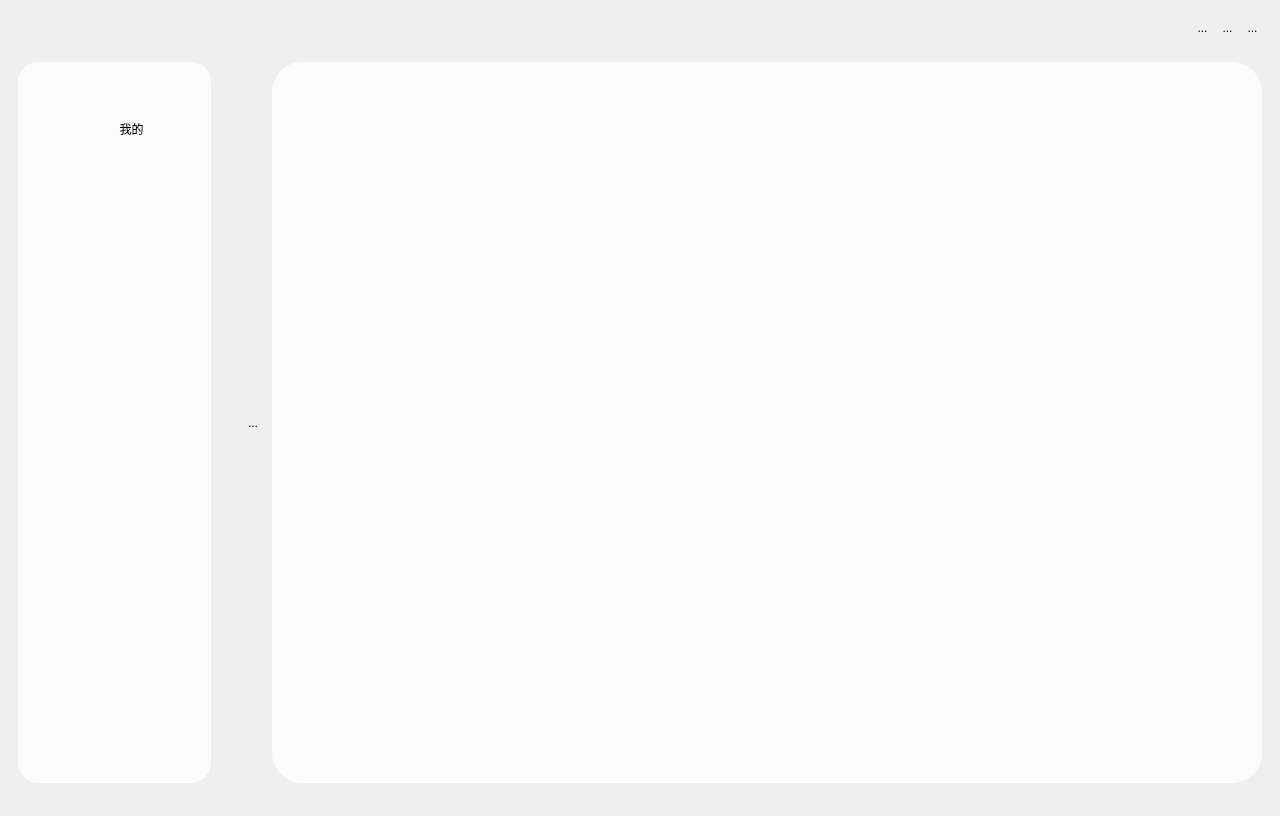
<?xml version="1.0" encoding="UTF-8"?>
<ui version="4.0">
 <class>MainWindow</class>
 <widget class="QMainWindow" name="MainWindow">
  <property name="geometry">
   <rect>
    <x>0</x>
    <y>0</y>
    <width>1280</width>
    <height>816</height>
   </rect>
  </property>
  <property name="maximumSize">
   <size>
    <width>1280</width>
    <height>816</height>
   </size>
  </property>
  <property name="baseSize">
   <size>
    <width>32</width>
    <height>32</height>
   </size>
  </property>
  <property name="windowTitle">
   <string>MainWindow</string>
  </property>
  <property name="layoutDirection">
   <enum>Qt::LeftToRight</enum>
  </property>
  <property name="styleSheet">
   <string notr="true">#MainWindow{
	border-image: url(:/qrc/book.jpg);
	
}
QToolButton{
 border:one;
}</string>
  </property>
  <widget class="QWidget" name="centralwidget">
   <property name="styleSheet">
    <string notr="true"/>
   </property>
   <layout class="QVBoxLayout" name="verticalLayout">
    <item>
     <widget class="QWidget" name="widget" native="true">
      <property name="sizePolicy">
       <sizepolicy hsizetype="Preferred" vsizetype="Fixed">
        <horstretch>0</horstretch>
        <verstretch>0</verstretch>
       </sizepolicy>
      </property>
      <property name="focusPolicy">
       <enum>Qt::NoFocus</enum>
      </property>
      <property name="contextMenuPolicy">
       <enum>Qt::ActionsContextMenu</enum>
      </property>
      <property name="acceptDrops">
       <bool>false</bool>
      </property>
      <property name="toolTipDuration">
       <number>0</number>
      </property>
      <property name="layoutDirection">
       <enum>Qt::LeftToRight</enum>
      </property>
      <layout class="QHBoxLayout" name="horizontalLayout">
       <item>
        <spacer name="horizontalSpacer">
         <property name="orientation">
          <enum>Qt::Horizontal</enum>
         </property>
         <property name="sizeHint" stdset="0">
          <size>
           <width>613</width>
           <height>20</height>
          </size>
         </property>
        </spacer>
       </item>
       <item>
        <widget class="QToolButton" name="toolButton_3">
         <property name="enabled">
          <bool>true</bool>
         </property>
         <property name="sizeIncrement">
          <size>
           <width>50</width>
           <height>50</height>
          </size>
         </property>
         <property name="baseSize">
          <size>
           <width>32</width>
           <height>32</height>
          </size>
         </property>
         <property name="acceptDrops">
          <bool>false</bool>
         </property>
         <property name="layoutDirection">
          <enum>Qt::LeftToRight</enum>
         </property>
         <property name="styleSheet">
          <string notr="true">#toolButton_3{
 border:one;
}
</string>
         </property>
         <property name="text">
          <string>...</string>
         </property>
         <property name="icon">
          <iconset resource="uiqrc.qrc">
           <normaloff>:/qrc/yuan.png</normaloff>:/qrc/yuan.png</iconset>
         </property>
         <property name="iconSize">
          <size>
           <width>32</width>
           <height>32</height>
          </size>
         </property>
        </widget>
       </item>
       <item>
        <widget class="QToolButton" name="toolButton_2">
         <property name="baseSize">
          <size>
           <width>32</width>
           <height>32</height>
          </size>
         </property>
         <property name="styleSheet">
          <string notr="true">#toolButton_2{
 border:one;
}</string>
         </property>
         <property name="text">
          <string>...</string>
         </property>
         <property name="icon">
          <iconset resource="uiqrc.qrc">
           <normaloff>:/qrc/yuan.png</normaloff>:/qrc/yuan.png</iconset>
         </property>
         <property name="iconSize">
          <size>
           <width>32</width>
           <height>32</height>
          </size>
         </property>
        </widget>
       </item>
       <item>
        <widget class="QToolButton" name="toolButton">
         <property name="baseSize">
          <size>
           <width>32</width>
           <height>32</height>
          </size>
         </property>
         <property name="styleSheet">
          <string notr="true">#toolButton{
 border:one;
}</string>
         </property>
         <property name="text">
          <string>...</string>
         </property>
         <property name="icon">
          <iconset resource="uiqrc.qrc">
           <normaloff>:/qrc/yuan.png</normaloff>:/qrc/yuan.png</iconset>
         </property>
         <property name="iconSize">
          <size>
           <width>32</width>
           <height>32</height>
          </size>
         </property>
        </widget>
       </item>
      </layout>
     </widget>
    </item>
    <item>
     <widget class="QWidget" name="widget_2" native="true">
      <property name="sizePolicy">
       <sizepolicy hsizetype="Expanding" vsizetype="Expanding">
        <horstretch>0</horstretch>
        <verstretch>0</verstretch>
       </sizepolicy>
      </property>
      <property name="layoutDirection">
       <enum>Qt::RightToLeft</enum>
      </property>
      <property name="autoFillBackground">
       <bool>false</bool>
      </property>
      <property name="styleSheet">
       <string notr="true"/>
      </property>
      <widget class="QStackedWidget" name="stackedWidget">
       <property name="geometry">
        <rect>
         <x>263</x>
         <y>9</y>
         <width>990</width>
         <height>721</height>
        </rect>
       </property>
       <property name="sizePolicy">
        <sizepolicy hsizetype="Expanding" vsizetype="Expanding">
         <horstretch>8</horstretch>
         <verstretch>0</verstretch>
        </sizepolicy>
       </property>
       <property name="styleSheet">
        <string notr="true">#stackedWidget{
    border:one;
	background-color: rgba(255, 255, 255,200);  
    border-radius: 30px;
}</string>
       </property>
       <property name="currentIndex">
        <number>0</number>
       </property>
       <widget class="QWidget" name="page"/>
       <widget class="QWidget" name="page_2"/>
      </widget>
      <widget class="QWidget" name="widget_3" native="true">
       <property name="geometry">
        <rect>
         <x>9</x>
         <y>9</y>
         <width>251</width>
         <height>721</height>
        </rect>
       </property>
       <property name="sizePolicy">
        <sizepolicy hsizetype="Preferred" vsizetype="Preferred">
         <horstretch>2</horstretch>
         <verstretch>0</verstretch>
        </sizepolicy>
       </property>
       <layout class="QHBoxLayout" name="horizontalLayout_2">
        <item>
         <widget class="QToolButton" name="toolButton_9">
          <property name="sizePolicy">
           <sizepolicy hsizetype="Expanding" vsizetype="Expanding">
            <horstretch>1</horstretch>
            <verstretch>0</verstretch>
           </sizepolicy>
          </property>
          <property name="styleSheet">
           <string notr="true">#toolButton_9
{   
   border:one;   
	image: url(:/qrc/right.png);
}
#toolButton_9:hover 
{   
    border:one;
	background-color: rgba(255, 255, 255,200);  
    border-radius: 5px;
}
QToolButton[toolbutton=&quot;2&quot;]#toolButton_9
{
    border:one;       
	image: url(:/qrc/right.png);
}
QToolButton[toolbutton=&quot;3&quot;]#toolButton_9
{
    border:one;       
	image: url(:/qrc/left.png);
}
QToolButton[toolbutton=&quot;2&quot;]#toolButton_9:hover
{
    border:one;   
	background-color: rgba(255, 255, 255,200);  
    border-radius: 5px;
}</string>
          </property>
          <property name="text">
           <string>...</string>
          </property>
         </widget>
        </item>
        <item>
         <spacer name="horizontalSpacer_2">
          <property name="orientation">
           <enum>Qt::Horizontal</enum>
          </property>
          <property name="sizeHint" stdset="0">
           <size>
            <width>20</width>
            <height>20</height>
           </size>
          </property>
         </spacer>
        </item>
        <item>
         <widget class="QWidget" name="widget_4" native="true">
          <property name="sizePolicy">
           <sizepolicy hsizetype="Expanding" vsizetype="Expanding">
            <horstretch>6</horstretch>
            <verstretch>0</verstretch>
           </sizepolicy>
          </property>
          <property name="baseSize">
           <size>
            <width>0</width>
            <height>0</height>
           </size>
          </property>
          <property name="styleSheet">
           <string notr="true">#widget_4{
    border:one;
	background-color: rgba(255, 255, 255,200);  
    border-radius: 20px;
}</string>
          </property>
          <widget class="QToolButton" name="toolButton_4">
           <property name="geometry">
            <rect>
             <x>10</x>
             <y>50</y>
             <width>31</width>
             <height>31</height>
            </rect>
           </property>
           <property name="styleSheet">
            <string notr="true">#toolButton_4{
	image: url(:/qrc/individual.png);
}</string>
           </property>
           <property name="text">
            <string/>
           </property>
          </widget>
          <widget class="QToolButton" name="toolButton_5">
           <property name="geometry">
            <rect>
             <x>10</x>
             <y>90</y>
             <width>31</width>
             <height>31</height>
            </rect>
           </property>
           <property name="styleSheet">
            <string notr="true">
#toolButton_5{
image: url(:/qrc/Setup.png);}</string>
           </property>
           <property name="text">
            <string/>
           </property>
          </widget>
          <widget class="QToolButton" name="toolButton_6">
           <property name="geometry">
            <rect>
             <x>10</x>
             <y>130</y>
             <width>31</width>
             <height>31</height>
            </rect>
           </property>
           <property name="styleSheet">
            <string notr="true">#toolButton_6{
	image: url(:/qrc/Search.png);
}</string>
           </property>
           <property name="text">
            <string/>
           </property>
          </widget>
          <widget class="QToolButton" name="toolButton_7">
           <property name="geometry">
            <rect>
             <x>10</x>
             <y>170</y>
             <width>31</width>
             <height>31</height>
            </rect>
           </property>
           <property name="styleSheet">
            <string notr="true">#toolButton_7{
	image: url(:/qrc/Books.png);
}</string>
           </property>
           <property name="text">
            <string/>
           </property>
          </widget>
          <widget class="QToolButton" name="toolButton_8">
           <property name="geometry">
            <rect>
             <x>73</x>
             <y>51</y>
             <width>81</width>
             <height>31</height>
            </rect>
           </property>
           <property name="text">
            <string>我的</string>
           </property>
          </widget>
         </widget>
        </item>
       </layout>
      </widget>
     </widget>
    </item>
   </layout>
  </widget>
 </widget>
 <resources>
  <include location="uiqrc.qrc"/>
 </resources>
 <connections/>
</ui>
